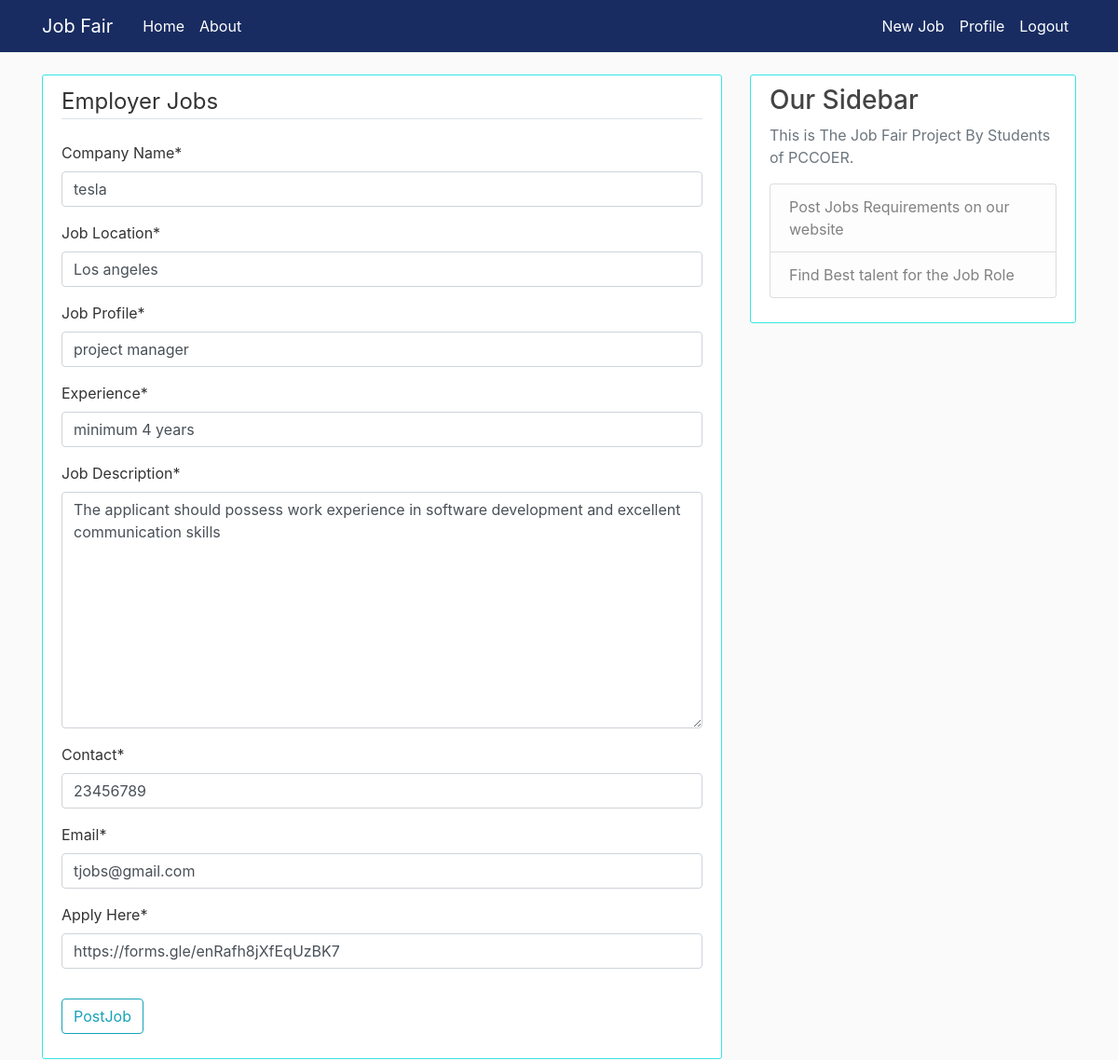
/jobs/19/update (signed in), run on the app's committed database.
### employer/models.py (models this page shows, shortened)
class Jobs(models.Model):
    companyname = models.CharField(max_length=100)
    dateposted = models.DateTimeField(default=timezone.now)
    jobprofile = models.CharField(max_length=80)
    jobplace = models.CharField(max_length=50)
    experience = models.CharField(max_length=30)
    jobdescription = models.TextField(max_length=400)
    contact = models.IntegerField(null=True)
    email = models.EmailField(max_length=30,null=True)
    author = models.ForeignKey(User, on_delete=models.CASCADE)
    applyHere = models.CharField(max_length=700,null=True)

### employer/views.py (the view, shortened to what this page needs)
# urls.py: path('jobs/<int:pk>/update', JobsUpdateView.as_view(), name='jobs-update'),
class JobsUpdateView(LoginRequiredMixin, UserPassesTestMixin, UpdateView):
    model = Jobs
    form_class = JobForm
    success_url = '/'
    def test_func(self):
        jobs = self.get_object()
        if self.request.user == jobs.author:
            return True
        return False

### employer/forms.py
class JobForm(forms.ModelForm):
    class Meta:
        model = Jobs
        fields = ['companyname', 'jobplace', 'jobprofile', 'experience', 'jobdescription','contact','email','applyHere']
        labels = {
            'companyname': 'Company Name', 'jobplace': 'Job Location', 'jobprofile': 'Job Profile', 'applyHere': 'Apply Here', 'jobdescription':'Job Description'
        }

### employer/templates/employer/jobs_form.html (shortened to what this page needs)
{% extends "employer/base.html" %}
{% load crispy_forms_tags %}
{% block content %}
    <div class="content-section">
        <form method="POST">
            <fieldset class="form-group">
                <legend class="border-bottom mb-4">Employer Jobs</legend>
                {{ form|crispy  }}
            </fieldset>
            <div class="form-group">
                <button class="btn btn-outline-info" type="submit" name="postjob"> PostJob</button>
            </div>
        </form>
    </div>
{% endblock content %}

### employer/static/employer/main.css (style rules this page uses)
body { background: #fafafa; color: #333333; margin-top: 5rem; }
.content-section { background: #ffffff; padding: 10px 20px; border: 1px solid #34e7e4; border-radius: 3px; margin-bottom: 20px; }

### data on the page
Jobs: companyname "tesla", jobplace "Los angeles", jobprofile "project manager", experience "minimum 4 years", jobdescription "The applicant should possess work experience in software development and excellent communication skills", contact "23456789", email "tjobs@gmail.com", applyHere "https://forms.gle/enRafh8jXfEqUzBK7"
